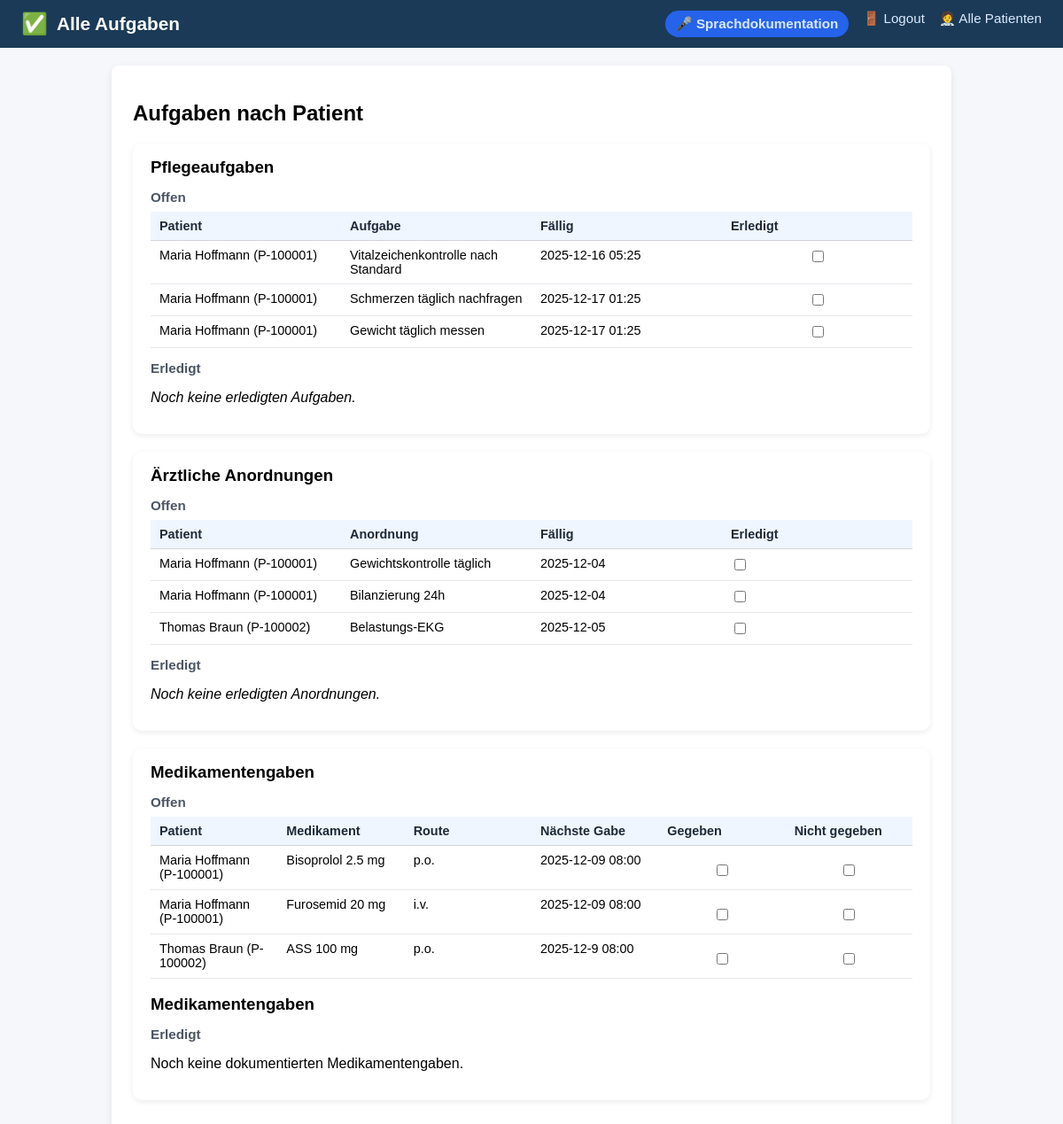
/tasks, run on an earlier commit of the app's database.
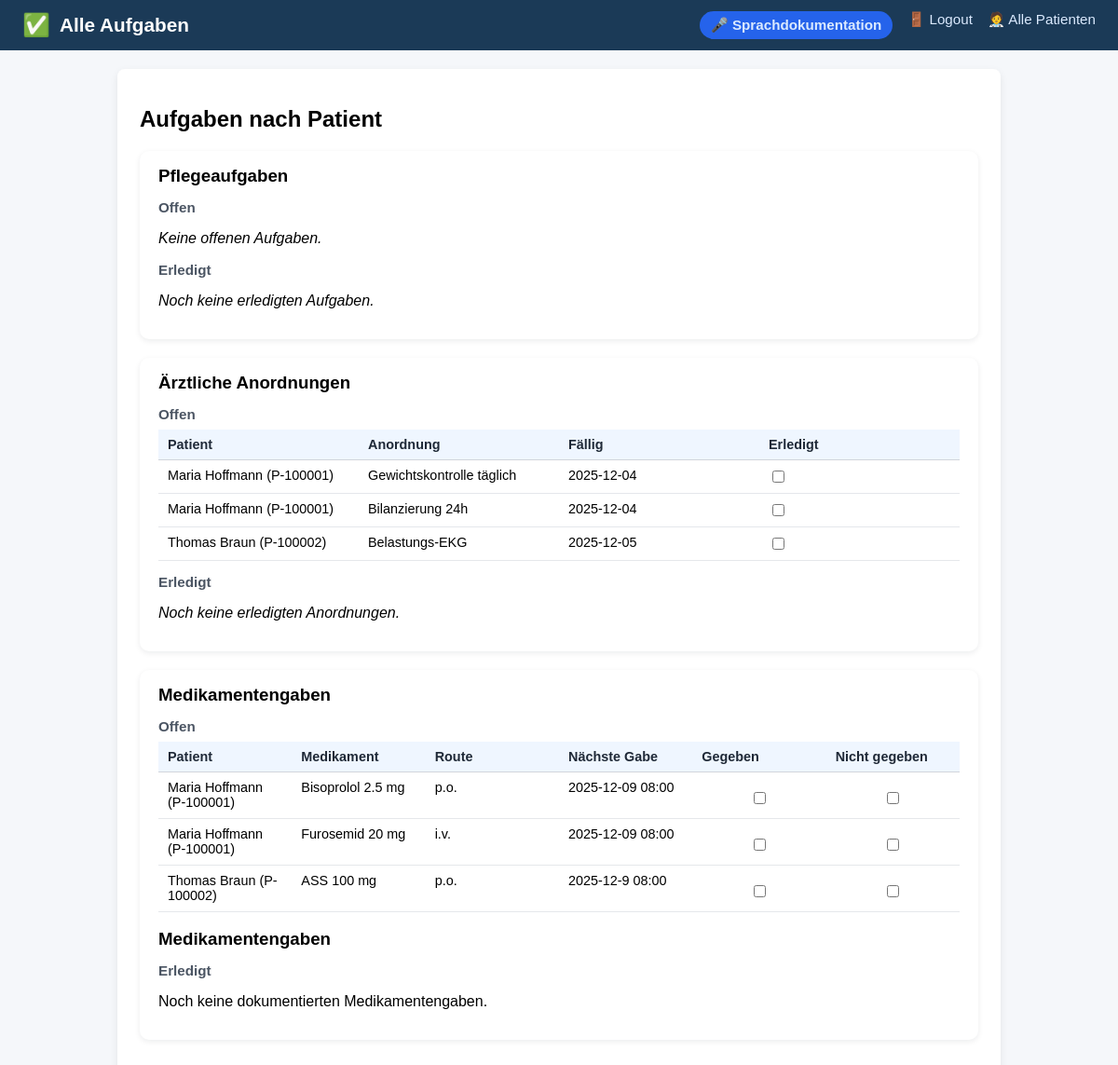
And on a later commit of the database.
### tables this page shows
CREATE TABLE ai_tasks (
    id INTEGER PRIMARY KEY AUTOINCREMENT,
    patient_id INTEGER NOT NULL,
    description TEXT NOT NULL,
    due_time TEXT,
    completed INTEGER DEFAULT 0,
    FOREIGN KEY (patient_id) REFERENCES patients(id)
);

CREATE TABLE patients (
    id INTEGER PRIMARY KEY AUTOINCREMENT,
    patient_identifier TEXT NOT NULL,
    name TEXT NOT NULL,
    gender TEXT,
    dob TEXT,
    room TEXT,
    diagnosis TEXT,
    bezugspflege_id INTEGER,
    allergies TEXT,
    code_status TEXT,
    admission_date TEXT,
    expected_discharge TEXT,
    primary_doctor TEXT,
    photo_filename TEXT,
    FOREIGN KEY (bezugspflege_id) REFERENCES nurses(id)
);

CREATE TABLE orders (
    id INTEGER PRIMARY KEY AUTOINCREMENT,
    patient_id INTEGER NOT NULL,
    description TEXT NOT NULL,
    due_date TEXT,
    due_time TEXT,
    status TEXT,
    ordered_by TEXT,
    type TEXT,
    completed INTEGER DEFAULT 0,
    FOREIGN KEY (patient_id) REFERENCES patients(id)
);

CREATE TABLE medications (
    id INTEGER PRIMARY KEY AUTOINCREMENT,
    patient_id INTEGER NOT NULL,
    name TEXT NOT NULL,
    dose TEXT,
    route TEXT,
    schedule TEXT,
    next_due TEXT,
    due_time TEXT,
    completed INTEGER DEFAULT 0,
    given INTEGER DEFAULT 0,
    not_given INTEGER DEFAULT 0,
    last_given_by TEXT,
    last_given_at TEXT,
    FOREIGN KEY (patient_id) REFERENCES patients(id)
);

### app.py (the view)
@app.route("/tasks")
def tasks_view():
    patient_id = request.args.get("patient_id", type=int)
    conn = get_connection()
    cur = conn.cursor()
    if patient_id:
        cur.execute("""
            SELECT id, name, patient_identifier
            FROM patients
            WHERE id = ?;
        """, (patient_id,))
        patients = cur.fetchall()
        viewing_all_patients = False
        selected_patient = patients[0] if patients else None
    else:
        cur.execute("""
            SELECT id, name, patient_identifier
            FROM patients
            ORDER BY room;
        """)
        patients = cur.fetchall()
        viewing_all_patients = True
        selected_patient = None
    if patient_id:
        cur.execute("""
            SELECT
                t.id,
                t.patient_id,
                t.description,
                t.due_time,
                t.completed,
                p.name AS patient_name,
                p.patient_identifier AS patient_identifier
            FROM ai_tasks t
            JOIN patients p ON p.id = t.patient_id
            WHERE t.patient_id = ?
            ORDER BY datetime(t.due_time);
        """, (patient_id,))
    else:
        cur.execute("""
            SELECT
                t.id,
                t.patient_id,
                t.description,
                t.due_time,
                t.completed,
                p.name AS patient_name,
                p.patient_identifier AS patient_identifier
            FROM ai_tasks t
            JOIN patients p ON p.id = t.patient_id
            ORDER BY p.room, datetime(t.due_time);
        """)
    ai_tasks = cur.fetchall()
    ai_tasks_open = [t for t in ai_tasks if not t["completed"]]
    ai_tasks_done = [t for t in ai_tasks if t["completed"]]
    if patient_id:
        cur.execute("""
            SELECT o.*, p.name AS patient_name, p.patient_identifier
            FROM orders o
            JOIN patients p ON p.id = o.patient_id
            WHERE o.patient_id = ?
            ORDER BY o.due_date;
        """, (patient_id,))
    else:
        cur.execute("""
            SELECT o.*, p.name AS patient_name, p.patient_identifier
            FROM orders o
            JOIN patients p ON p.id = o.patient_id
            ORDER BY o.patient_id, o.due_date;
        """)
    orders = cur.fetchall()
    orders_open = [o for o in orders if (o["status"] or "").lower() != "erledigt"]
    orders_done = [o for o in orders if (o["status"] or "").lower() == "erledigt"]
    try:
        cur.execute("ALTER TABLE medications ADD COLUMN given INTEGER DEFAULT 0;"
                    "ALTER TABLE medications ADD COLUMN not_given INTEGER DEFAULT 0;"
                    )
        conn.commit()
    except sqlite3.OperationalError:
        pass
    if patient_id:
        cur.execute("""
            SELECT m.*, p.name AS patient_name, p.patient_identifier
            FROM medications m
            JOIN patients p ON p.id = m.patient_id
            WHERE m.patient_id = ?
            ORDER BY m.next_due;
        """, (patient_id,))
    else:
        cur.execute("""
            SELECT m.*, p.name AS patient_name, p.patient_identifier
            FROM medications m
            JOIN patients p ON p.id = m.patient_id
            ORDER BY m.patient_id, m.next_due;
        """)
    meds = cur.fetchall()
    meds_open = [m for m in meds if not (m["given"] or 0) and not (m["not_given"] or 0)]
    meds_done = [m for m in meds if (m["given"] or 0) or (m["not_given"] or 0)]
    cur.execute("""
        SELECT
            ma.given_at,
            n.name AS nurse_name,
            m.name AS med_name,
            m.dose
        FROM med_administrations ma
        JOIN medications m ON m.id = ma.med_id
        LEFT JOIN nurses n ON n.id = ma.nurse_id
        WHERE ma.patient_id = ?
        ORDER BY datetime(ma.given_at) DESC
        LIMIT 20;
    """, (patient_id or 0,))
    med_history = cur.fetchall()
    cur.execute("""
               SELECT alert, severity, created_at
               FROM ai_alerts
               WHERE patient_id = ?
               ORDER BY datetime(created_at) DESC;
           """, (patient_id,))
    alerts = cur.fetchall()
    current_nurse = get_current_nurse(conn)
    conn.close()
    conn.close()
    return render_template(
        "tasks.html",
        alerts=alerts,
        current_nurse=current_nurse,
        patients=patients,
        viewing_all_patients=viewing_all_patients,
        selected_patient=selected_patient,
        ai_tasks_open=ai_tasks_open,
        ai_tasks_done=ai_tasks_done,
        orders_open=orders_open,
        orders_done=orders_done,
        meds_open=meds_open,
        meds_done=meds_done,
        med_history=med_history
    )

### templates/tasks.html (shortened to what this page needs)
<!DOCTYPE html>
<html lang="de">
<head>
    <link rel="stylesheet" href="{{ url_for('static', filename='styles.css') }}">
</head>
<body>
{% if viewing_all_patients %}
<div class="header">
    <div class="header-title">
        <span class="icon">✅</span>
        <span>Alle Aufgaben</span>
    </div>
    <div class="nav-links">
        <a href="{{ url_for('voice_doc') }}" class="btn-secondary">🎤 Sprachdokumentation</a>
        <a href="{{ url_for('logout') }}">🚪 Logout</a>
        <a href="{{ url_for('home') }}">🧑‍⚕️ Alle Patienten</a>
    </div>
</div>
{% endif %}
<div class="container">
    <h2>Aufgaben nach Patient</h2>
    <section class="section-card">
        <h3>Pflegeaufgaben</h3>
        <h4>Offen</h4>
        {% if ai_tasks_open %}
            <div class="table-wrapper">
                <table class="data-table">
                    <thead>
                        <tr>
                            <th>Patient</th>
                            <th>Aufgabe</th>
                            <th>Fällig</th>
                            <th>Erledigt</th>
                        </tr>
                    </thead>
                    <tbody>
                        {% for t in ai_tasks_open %}
                        <tr>
                            <td>{{ t.patient_name }} ({{ t.patient_identifier }})</td>
                            <td>{{ t.description }}</td>
                            <td>{{ t.due_time .replace("T", " ") or "Nächste Schicht" }}</td>
                            <td class="cell-center">
                                <form method="POST" action="{{ url_for('toggle_task', task_id=t.id, task_type='ai') }}">
                                    <input type="checkbox" name="done" onchange="this.form.submit()">
                                </form>
                            </td>
                        </tr>
                        {% endfor %}
                    </tbody>
                </table>
            </div>
        {% else %}
            <p><em>Keine offenen Aufgaben.</em></p>
        {% endif %}
        <h4>Erledigt</h4>
        {% if ai_tasks_done %}
            <div class="table-wrapper">
                <table class="data-table">
                    <thead>
                        <tr>
                            <th>Patient</th>
                            <th>Aufgabe</th>
                            <th>Fällig</th>
                            <th>Erledigt</th>
                        </tr>
                    </thead>
                    <tbody>
                        {% for t in ai_tasks_done %}
                        <tr class="task-completed">
                            <td>{{ t.patient_name }} ({{ t.patient_identifier }})</td>
                            <td>{{ t.description }}</td>
                            <td>{{ t.due_time .replace("T", " ") or "Nächste Schicht" }}</td>
                            <td class="cell-center">
                                <form method="POST" action="{{ url_for('toggle_task', task_id=t.id, task_type='ai') }}">
                                    <input type="checkbox" name="done" onchange="this.form.submit()" checked>
                                </form>
                            </td>
                        </tr>
                        {% endfor %}
                    </tbody>
                </table>
            </div>
        {% else %}
            <p><em>Noch keine erledigten Aufgaben.</em></p>
        {% endif %}
    </section>
    <section class="section-card">
        <h3>Ärztliche Anordnungen</h3>
        <h4>Offen</h4>
        {% if orders_open %}
            <div class="table-wrapper">
                <table class="data-table">
                    <thead>
                        <tr>
                            <th>Patient</th>
                            <th>Anordnung</th>
                            <th>Fällig</th>
                            <th>Erledigt</th>
                        </tr>
                    </thead>
                    <tbody>
                        {% for o in orders_open %}
                        <tr>
                            <td>{{ o["patient_name"] }} ({{ o["patient_identifier"] }})</td>
                            <td>{{ o["description"] }}</td>
                            <td>{{ o["due_date"].replace("T", " ") or "—" }}</td>
                            <td>
                                <form method="POST" action="{{ url_for('toggle_task', task_id=o['id'], task_type='order') }}">
                                    <input type="checkbox" onchange="this.form.submit()">
                                </form>
                            </td>
                        </tr>
                        {% endfor %}
                    </tbody>
                </table>
            </div>
        {% else %}
            <p><em>Keine offenen Anordnungen.</em></p>
        {% endif %}
        <h4>Erledigt</h4>
        {% if orders_done %}
            <div class="table-wrapper">
                <table class="data-table">
                    <thead>
                        <tr>
                            <th>Patient</th>
                            <th>Anordnung</th>
                            <th>Fällig</th>
                            <th>Erledigt</th>
                        </tr>
                    </thead>
                    <tbody>
                        {% for o in orders_done %}
                        <tr class="task-completed">
                            <td>{{ o["patient_name"] }} ({{ o["patient_identifier"] }})</td>
                            <td>{{ o["description"] }}</td>
                            <td>{{ o["due_date"].replace("T", " ") or "—" }}</td>
                            <td>
                                <form method="POST" action="{{ url_for('toggle_task', task_id=o['id'], task_type='order') }}">
                                    <input type="checkbox" onchange="this.form.submit()" checked>
                                </form>
                            </td>
                        </tr>
                        {% endfor %}
                    </tbody>
                </table>
            </div>
        {% else %}
            <p><em>Noch keine erledigten Anordnungen.</em></p>
        {% endif %}
    </section>
<section class="section-card">
    <h3>Medikamentengaben</h3>
    <h4>Offen</h4>
    {% if meds_open %}
    <div class="table-wrapper">
        <table class="data-table">
            <thead>
                <tr>
                    <th>Patient</th>
                    <th>Medikament</th>
                    <th>Route</th>
                    <th>Nächste Gabe</th>
                    <th class="cell-center">Gegeben</th>
                    <th class="cell-center">Nicht gegeben</th>
                </tr>
            </thead>
            <tbody>
                {% for m in meds_open %}
                <tr>
                    <td>{{ m["patient_name"] }} ({{ m["patient_identifier"] }})</td>
                    <td>{{ m["name"] }} {{ m["dose"] }}</td>
                    <td>{{ m["route"] }}</td>
                    <td>{{ m["next_due"].replace("T", " ") or "—" }}</td>
                    <td class="cell-center">
                <form method="POST"
                      action="{{ url_for('toggle_task', task_id=m['id'], task_type='med') }}">
                    <label class="med-toggle-label">
                        <input type="checkbox" onchange="this.form.submit()">
                    </label>
                </form>
                        </td>
                <td class="cell-center">
                <form method="POST"
                      action="{{ url_for('toggle_task', task_id=m['id'], task_type='med') }}">
                    <label class="med-toggle-label">
                        <input type="checkbox" onchange="this.form.submit()">
                        </label>
                    </form>
            </td>
                        </tr>
                        {% endfor %}
                    </tbody>
                </table>
    </div>
        {% else %}
            <p>Keine offenen Medikamentengaben.</p>
        {% endif %}
    <br>
    <h3>Medikamentengaben</h3>
    <h4>Erledigt</h4>
    {% if meds_done %}
    <div class="table-wrapper">
        <table class="data-table">
            <thead>
                <tr>
                    <th>Patient</th>
                    <th>Medikament</th>
                    <th>Route</th>
                    <th>Letzte Gabe</th>
                    <th>Von</th>
                    <th class="cell-center">Gegeben</th>
                    <th class="cell-center">Nicht gegeben</th>
                </tr>
            </thead>
            <tbody>
                {% for m in meds_done %}
                <tr class="task-completed">
                    <td>{{ m["patient_name"] }} ({{ m["patient_identifier"] }})</td>
                    <td>{{ m["name"] }} {{ m["dose"] }}</td>
                    <td>{{ m["route"] }}</td>
                    <td>{{ m["last_given_at"] or "—" }}</td>
                    <td>{{ m["last_given_by"] or "—" }}</td>
                   <td class="cell-center">
                        <form method="POST" action="{{ url_for('toggle_task', task_id=m['id'], task_type='med') }}">
                            <input type="hidden" name="action" value="given">
                            <label class="med-toggle-label">
                            <input type="checkbox"
                                       {% if m['given'] %}checked{% endif %}
                                       onchange="this.form.submit()">
                            </label>
                        </form>
                    </td>
                    <td class="cell-center">
        <form method="POST"
              action="{{ url_for('toggle_task', task_id=m['id'], task_type='med') }}">
            <input type="hidden" name="action" value="not_given">
            <label class="med-toggle-label">
                <input type="checkbox"
                       {% if m['not_given'] %}checked{% endif %}
                       onchange="this.form.submit()">
            </label>
                            </form>
                    </td>
                        </tr>
                        {% endfor %}
                    </tbody>
                </table>
    </div>
        </section>
        {% else %}
            <p>Noch keine dokumentierten Medikamentengaben.</p>
        {% endif %}
</div>
</body>
</html>

What changed in the data, as far as the page shows it:
removed ai_tasks: patient_name "Maria Hoffmann", patient_identifier "P-100001", description "Vitalzeichenkontrolle nach Standard", due_time "2025-12-16 05:25"
removed ai_tasks: patient_name "Maria Hoffmann", patient_identifier "P-100001", description "Schmerzen täglich nachfragen", due_time "2025-12-17 01:25"
removed ai_tasks: patient_name "Maria Hoffmann", patient_identifier "P-100001", description "Gewicht täglich messen", due_time "2025-12-17 01:25"
Also different on the page:
text no longer shown: "Patient Aufgabe Fällig Erledigt"
text now shown: "Keine offenen Aufgaben."
